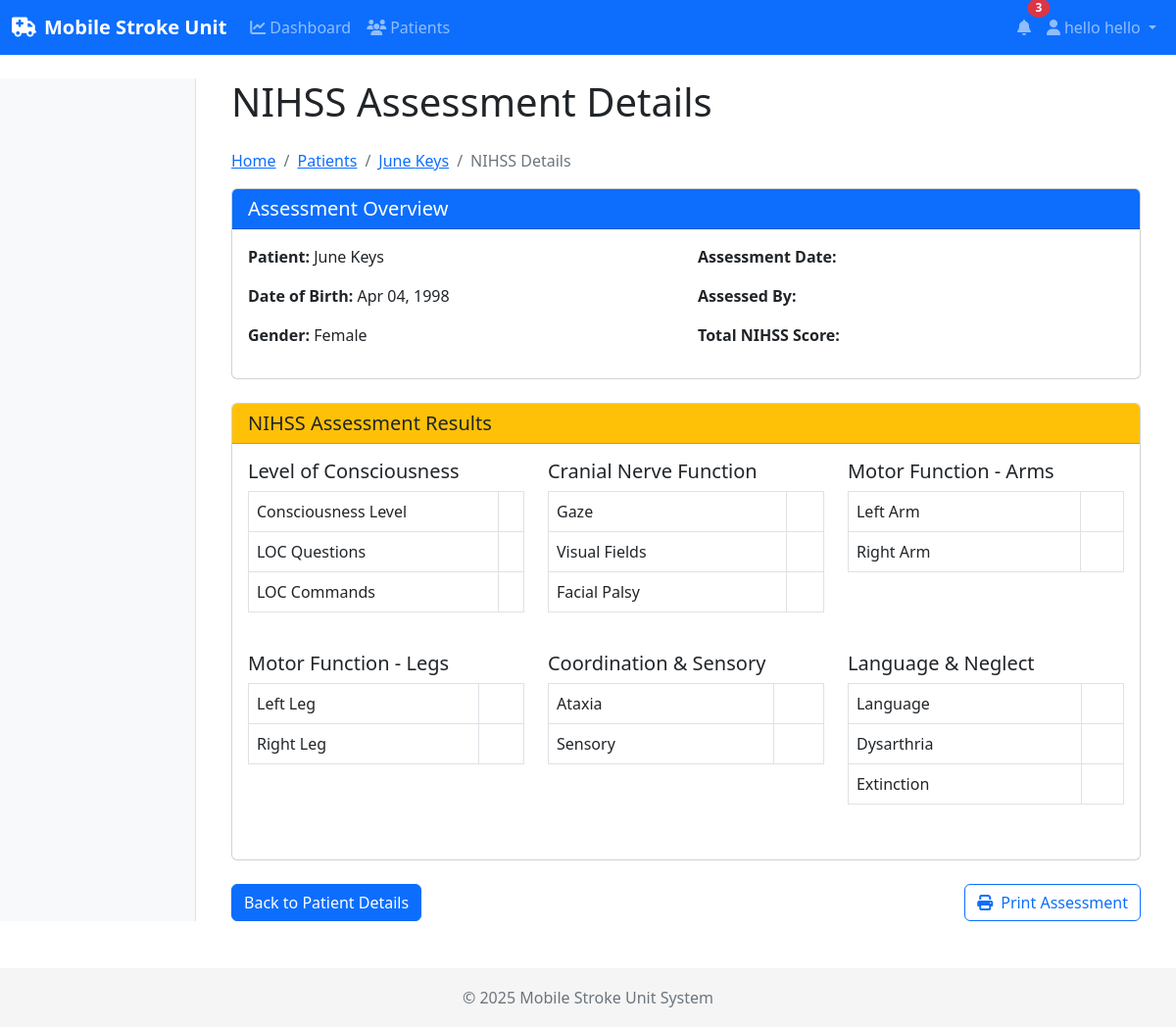
Page /assessments/nihss/perform/11/ (signed in) on the committed database.
### accounts/models.py (models this page shows, shortened)
class User(AbstractUser):
    class Role(models.TextChoices):
        PATIENT = 'PATIENT', 'Patient'
        TECHNICIAN = 'TECHNICIAN', 'Technician'
        NEUROLOGIST = 'NEUROLOGIST', 'Neurologist'
    role = models.CharField(
        max_length=20,
        choices=Role.choices,
        default=Role.PATIENT
    )
    phone_number = models.CharField(max_length=15, blank=True)
    groups = models.ManyToManyField(
        'auth.Group',
        related_name='custom_user_set',
        blank=True,
        help_text='The groups this user belongs to. A user will get all permissions granted to each of their groups.',
        verbose_name='groups',
    )
    user_permissions = models.ManyToManyField(
        'auth.Permission',
        related_name='custom_user_set',
        blank=True,
        help_text='Specific permissions for this user.',
        verbose_name='user permissions',
    )
    @property
    def is_technician(self):
        return self.role == self.Role.TECHNICIAN
    @property
    def is_neurologist(self):
        return self.role == self.Role.NEUROLOGIST

### patients/models.py (models this page shows, shortened)
class Patient(models.Model):
    GENDER_CHOICES = [
        ('M', 'Male'),
        ('F', 'Female'),
        ('O', 'Other'),
    ]
    first_name = models.CharField(max_length=100)
    last_name = models.CharField(max_length=100)
    date_of_birth = models.DateField()
    gender = models.CharField(max_length=1, choices=GENDER_CHOICES)
    phone_number = models.CharField(max_length=15, blank=True)
    address = models.TextField(blank=True)
    emergency_contact_name = models.CharField(max_length=100, blank=True)
    emergency_contact_phone = models.CharField(max_length=15, blank=True)
    medical_history = models.TextField(blank=True)
    current_medications = models.TextField(blank=True)
    allergies = models.TextField(blank=True)
    registered_by = models.ForeignKey(User, on_delete=models.SET_NULL, null=True, related_name='registered_patients')
    registration_date = models.DateTimeField(auto_now_add=True)
    user_account = models.OneToOneField(User, on_delete=models.SET_NULL, null=True, blank=True, related_name='patient_record')
    access_code = models.CharField(max_length=8, unique=True, blank=True, null=True)
    access_code_expiry = models.DateTimeField(blank=True, null=True)
    class Meta:
        ordering = ['-registration_date']

### assessments/views.py (the view)
# urls.py: path('nihss/perform/<int:patient_id>/', views.perform_nihss, name='perform_nihss'),
@login_required
def perform_nihss(request, patient_id):
    patient = get_object_or_404(Patient, id=patient_id)
    has_permission = False
    if hasattr(request.user, 'role') and request.user.role in ['NEUROLOGIST', 'TECHNICIAN']:
        has_permission = True
    elif hasattr(request.user, 'is_neurologist') and request.user.is_neurologist:
        has_permission = True
    elif hasattr(request.user, 'is_technician') and request.user.is_technician:
        has_permission = True
    elif request.user.is_superuser or request.user.is_staff:
        has_permission = True
    if not has_permission:
        messages.error(request, "You don't have permission to perform NIHSS assessments.")
        return redirect('patients:detail', patient_id=patient_id)
    if request.method == 'POST':
        form = NIHSSAssessmentForm(request.POST)
        if form.is_valid():
            assessment = form.save(commit=False)
            assessment.patient = patient
            assessment.assessed_by = request.user
            assessment.save()
            total_score = assessment.get_total_score()
            messages.success(request, f"NIHSS assessment completed. Total score: {total_score}")
            return redirect('patients:detail', patient_id=patient_id)
    else:
        form = NIHSSAssessmentForm()
    return render(request, 'assessments/perform_nihss.html', {
        'form': form,
        'patient': patient
    })

### templates/assessments/perform_nihss.html (shortened to what this page needs)
{% extends "base.html" %}
{% block content %}
<div class="container">
    <h1 class="mb-4">NIHSS Assessment Details</h1>
    <nav aria-label="breadcrumb">
        <ol class="breadcrumb">
            <li class="breadcrumb-item"><a href="{% url 'home' %}">Home</a></li>
            <li class="breadcrumb-item"><a href="{% url 'patients:list' %}">Patients</a></li>
            <li class="breadcrumb-item"><a href="{% url 'patients:detail' patient.id %}">{{ patient.first_name }} {{ patient.last_name }}</a></li>
            <li class="breadcrumb-item active">NIHSS Details</li>
        </ol>
    </nav>
    <div class="card mb-4">
        <div class="card-header bg-primary text-white">
            <div class="d-flex justify-content-between align-items-center">
                <h5 class="mb-0">Assessment Overview</h5>
            </div>
        </div>
        <div class="card-body">
            <div class="row">
                <div class="col-md-6">
                    <p><strong>Patient:</strong> {{ patient.first_name }} {{ patient.last_name }}</p>
                    <p><strong>Date of Birth:</strong> {{ patient.date_of_birth|date:"M d, Y" }}</p>
                    <p><strong>Gender:</strong> {{ patient.get_gender_display }}</p>
                </div>
                <div class="col-md-6">
                    <p><strong>Assessment Date:</strong> {{ assessment.assessed_at|date:"M d, Y H:i" }}</p>
                    <p><strong>Assessed By:</strong> {{ assessment.assessed_by.get_full_name }}</p>
                    <p><strong>Total NIHSS Score:</strong> <span class="badge bg-{{ severity_class }}">{{ total_score }}</span></p>
                </div>
            </div>
        </div>
    </div>
    <div class="card mb-4">
        <div class="card-header bg-warning">
            <h5 class="mb-0">NIHSS Assessment Results</h5>
        </div>
        <div class="card-body">
            <div class="row">
                <div class="col-md-4 mb-4">
                    <h5>Level of Consciousness</h5>
                    <table class="table table-bordered">
                        <tr>
                            <td>Consciousness Level</td>
                            <td>{{ assessment.get_loc_display }}</td>
                        </tr>
                        <tr>
                            <td>LOC Questions</td>
                            <td>{{ assessment.get_loc_questions_display }}</td>
                        </tr>
                        <tr>
                            <td>LOC Commands</td>
                            <td>{{ assessment.get_loc_commands_display }}</td>
                        </tr>
                    </table>
                </div>
                <div class="col-md-4 mb-4">
                    <h5>Cranial Nerve Function</h5>
                    <table class="table table-bordered">
                        <tr>
                            <td>Gaze</td>
                            <td>{{ assessment.get_gaze_display }}</td>
                        </tr>
                        <tr>
                            <td>Visual Fields</td>
                            <td>{{ assessment.get_visual_fields_display }}</td>
                        </tr>
                        <tr>
                            <td>Facial Palsy</td>
                            <td>{{ assessment.get_facial_palsy_display }}</td>
                        </tr>
                    </table>
                </div>
                <div class="col-md-4 mb-4">
                    <h5>Motor Function - Arms</h5>
                    <table class="table table-bordered">
                        <tr>
                            <td>Left Arm</td>
                            <td>{{ assessment.get_motor_arm_left_display }}</td>
                        </tr>
                        <tr>
                            <td>Right Arm</td>
                            <td>{{ assessment.get_motor_arm_right_display }}</td>
                        </tr>
                    </table>
                </div>
                <div class="col-md-4 mb-4">
                    <h5>Motor Function - Legs</h5>
                    <table class="table table-bordered">
                        <tr>
                            <td>Left Leg</td>
                            <td>{{ assessment.get_motor_leg_left_display }}</td>
                        </tr>
                        <tr>
                            <td>Right Leg</td>
                            <td>{{ assessment.get_motor_leg_right_display }}</td>
                        </tr>
                    </table>
                </div>
                <div class="col-md-4 mb-4">
                    <h5>Coordination & Sensory</h5>
                    <table class="table table-bordered">
                        <tr>
                            <td>Ataxia</td>
                            <td>{{ assessment.get_ataxia_display }}</td>
                        </tr>
                        <tr>
                            <td>Sensory</td>
                            <td>{{ assessment.get_sensory_display }}</td>
                        </tr>
                    </table>
                </div>
                <div class="col-md-4 mb-4">
                    <h5>Language & Neglect</h5>
                    <table class="table table-bordered">
                        <tr>
                            <td>Language</td>
                            <td>{{ assessment.get_language_display }}</td>
                        </tr>
                        <tr>
                            <td>Dysarthria</td>
                            <td>{{ assessment.get_dysarthria_display }}</td>
                        </tr>
                        <tr>
                            <td>Extinction</td>
                            <td>{{ assessment.get_extinction_display }}</td>
                        </tr>
                    </table>
                </div>
            </div>
        </div>
    </div>
    <div class="d-flex justify-content-between">
        <a href="{% url 'patients:detail' patient.id %}" class="btn btn-primary">Back to Patient Details</a>
        <a href="#" class="btn btn-outline-primary" onclick="window.print()">
            <i class="fas fa-print me-2"></i>Print Assessment
        </a>
    </div>
</div>
{% endblock %}

### templates/base.html (shortened to what this page needs)
<!DOCTYPE html>
<html lang="en">
<head>
    <link href="https://cdn.jsdelivr.net/npm/bootstrap@5.2.3/dist/css/bootstrap.min.css" rel="stylesheet">
    <link rel="stylesheet" href="https://cdnjs.cloudflare.com/ajax/libs/font-awesome/6.1.1/css/all.min.css">
</head>
<body>
    <nav class="navbar navbar-expand-md navbar-dark bg-primary fixed-top">
        <div class="container-fluid">
            <a class="navbar-brand" href="{% url 'home' %}">
                <i class="fas fa-ambulance me-2"></i>Mobile Stroke Unit
            </a>
            <div class="collapse navbar-collapse" id="navbarNav">
                <ul class="navbar-nav me-auto">
                    {% if user.is_authenticated %}
                        {% if user.is_technician %}
                            <li class="nav-item">
                                <a class="nav-link" href="{% url 'consultations:technician_dashboard' %}">
                                    <i class="fas fa-chart-line me-1"></i>Dashboard
                                </a>
                            </li>
                            <li class="nav-item">
                                <a class="nav-link" href="{% url 'patients:list' %}">
                                    <i class="fas fa-users me-1"></i>Patients
                                </a>
                            </li>
                            <li class="nav-item">
                                <a class="nav-link" href="{% url 'patients:register_patient' %}">
                                    <i class="fas fa-user-plus me-1"></i>New Patient
                                </a>
                            </li>
                        {% elif user.is_neurologist %}
                            <li class="nav-item">
                                <a class="nav-link" href="{% url 'consultations:neurologist_dashboard' %}">
                                    <i class="fas fa-chart-line me-1"></i>Dashboard
                                </a>
                            </li>
                            <li class="nav-item">
                                <a class="nav-link" href="{% url 'patients:list' %}">
                                    <i class="fas fa-users me-1"></i>Patients
                                </a>
                            </li>
                        {% elif user.is_patient %}
                            <li class="nav-item">
                                <a class="nav-link" href="{% url 'patients:dashboard' %}">
                                    <i class="fas fa-chart-line me-1"></i>Dashboard
                                </a>
                            </li>
                        {% endif %}
                    {% endif %}
                </ul>
                <ul class="navbar-nav">
                    {% if user.is_authenticated %}
                        <li class="nav-item position-relative">
                            <a class="nav-link" href="{% url 'consultations:notifications' %}">
                                <i class="fas fa-bell"></i>
                                {% with unread_count=user.notifications.all|length %}
                                    {% if unread_count > 0 %}
                                        <span class="badge bg-danger notification-badge">
                                            {{ unread_count }}
                                        </span>
                                    {% endif %}
                                {% endwith %}
                            </a>
                        </li>
                        <li class="nav-item dropdown">
                            <a class="nav-link dropdown-toggle" href="#" id="navbarDropdown" role="button" data-bs-toggle="dropdown">
                                <i class="fas fa-user me-1"></i>{{ user.get_full_name|default:user.username }}
                            </a>
                        </li>
                    {% endif %}
                </ul>
            </div>
        </div>
    </nav>
    <div class="container-fluid content mt-4 mb-5">
        {% block content_full %}
            <div class="row">
                {% block sidebar %}
                    {% if user.is_authenticated %}
                        <div class="col-md-3 col-lg-2 d-md-block sidebar collapse">
                        </div>
                        <main class="col-md-9 col-lg-10 px-md-4">
                            {% block content %}{% endblock %}
                        </main>
                    {% else %}
                        <main class="col-12">
                            {% block main_content %}{% endblock %}
                        </main>
                    {% endif %}
                {% endblock %}
            </div>
        {% endblock %}
    </div>
    <footer class="footer">
        <div class="container text-center">
            <span class="text-muted">© {% now 'Y' %} Mobile Stroke Unit System</span>
        </div>
    </footer>
</body>
</html>

### templates/base.html (style rules this page uses)
body { padding-top: 56px; min-height: 100vh; display: flex; flex-direction: column; }
.content { flex: 1; }
.navbar-brand { font-weight: bold; }
.sidebar { min-height: calc(100vh - 56px); background-color: #f8f9fa; border-right: 1px solid #dee2e6; padding-top: 20px; }
.footer { margin-top: auto; height: 60px; background-color: #f5f5f5; display: flex; align-items: center; }
.notification-badge { position: absolute; top: 0; right: 0; padding: 0.25rem 0.5rem; font-size: 0.75rem; line-height: 1; border-radius: 50%; transform: translate(50%, -50%); }

### rows in the picture
User: get_full_name "hello hello"
Patient: first_name "June", last_name "Keys", date_of_birth "Apr 04, 1998", gender "Female"

### other values in the picture
{{ unread_count }} "3"
